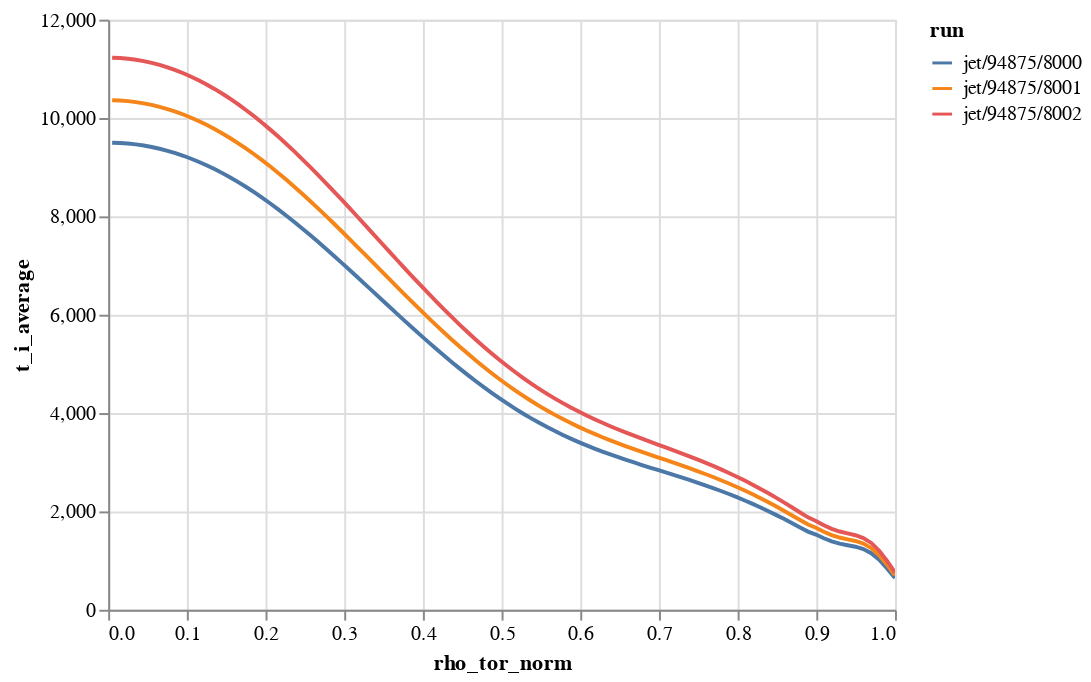

Notebook source saved alongside this figure:
### Markdown cell above
*Duqtools* has some built-in plots as well, using [altair](https://altair-viz.github.io/), that are designed with larger data sets and interactivity in mind.

### Code cell
from duqtools.api import alt_line_chart

chart = alt_line_chart(
    dataset.isel(time=[0,1,2,3]), 
    x='rho_tor_norm', 
    y='t_i_average'
)
chart

### Figure 1 — Vega-Lite specification as saved in the notebook (floating-point values rounded to 4 significant figures; data arrays with more than 128 entries replaced by an {"elided": "..."} marker saying what was removed)
{"config": {"view": {"continuousWidth": 400, "continuousHeight": 300}}, "data": {"name": "data-a2a2a61a18af3132e9f4104c9eb30f19"}, "mark": "line", "encoding": {"color": {"field": "run", "type": "nominal"}, "tooltip": {"field": "run", "type": "nominal"}, "x": {"field": "rho_tor_norm", "type": "quantitative"}, "y": {"field": "t_i_average", "type": "quantitative"}}, "selection": {"time": {"type": "single", "fields": ["slider"], "bind": {"input": "range", "max": 3.0, "min": 0, "step": 1}, "init": {"slider": 0}}, "selector001": {"type": "interval", "bind": "scales", "encodings": ["x", "y"]}}, "transform": [{"filter": {"selection": "time"}}], "$schema": "https://vega.github.io/schema/vega-lite/v4.17.0.json", "datasets": {"data-a2a2a61a18af3132e9f4104c9eb30f19": {"elided": "1200 records"}}}
